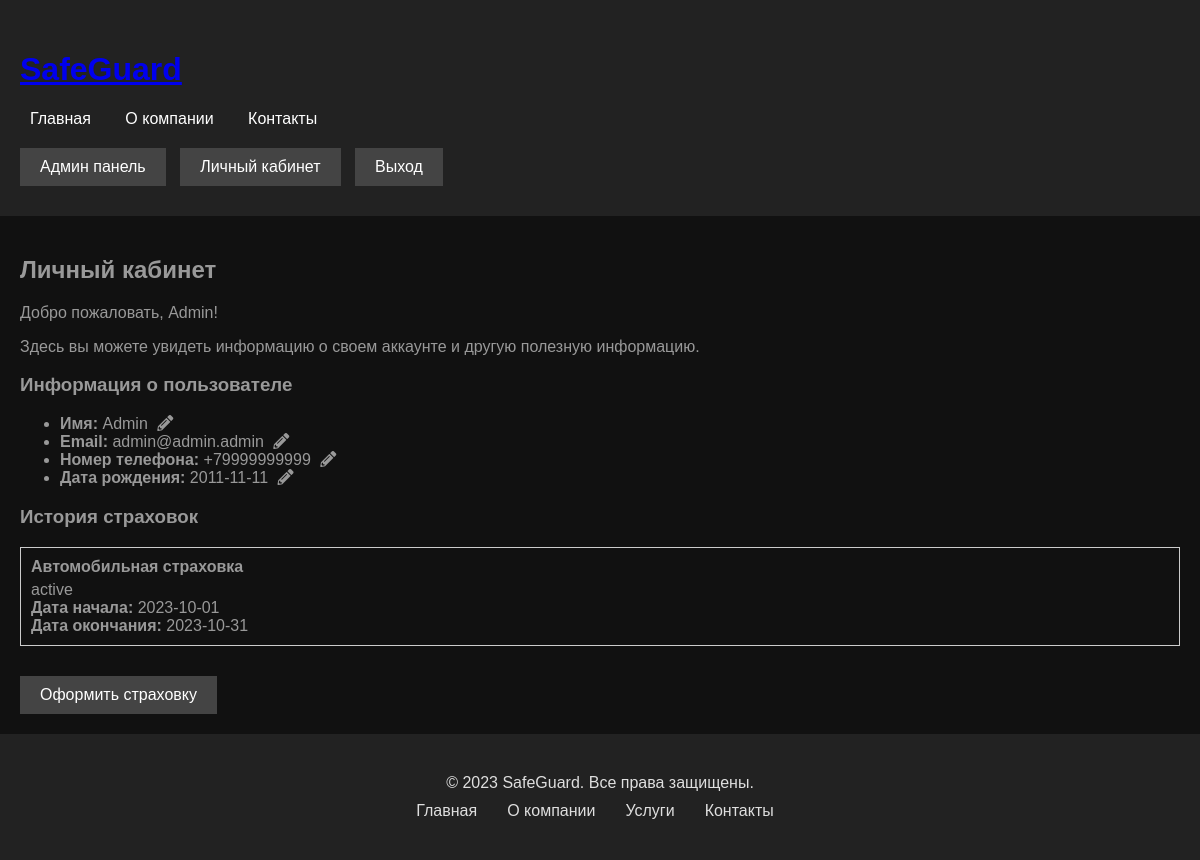
/dashboard.php (signed in), run on the app's committed database.
### tables this page shows
CREATE TABLE `users` (
  `id` int NOT NULL,
  `login` varchar(255) NOT NULL,
  `name` varchar(255) NOT NULL,
  `email` varchar(255) NOT NULL,
  `password` varchar(255) NOT NULL,
  `phone_number` varchar(20) NOT NULL,
  `date_of_birth` date NOT NULL
);

CREATE TABLE `insurance_history` (
  `id` int NOT NULL,
  `user_id` int NOT NULL,
  `insurance_type` varchar(255) NOT NULL,
  `status` enum('active','completed') NOT NULL,
  `start_date` date NOT NULL,
  `end_date` date DEFAULT NULL,
  `insurance_amount` decimal(10,2) NOT NULL DEFAULT '0.00',
  `payout_amount` decimal(10,2) NOT NULL DEFAULT '0.00'
);

### dashboard.php (the view, shortened to what this page needs)
<?php
$host = "localhost";
$username = "root";
$password = "";
$dbname = "tkvbd";
$conn = new mysqli($host, $username, $password, $dbname);
$username = $_SESSION['login'];
$userInfo = getUserInfo($conn, $username);
function getUserInfo($conn, $username) {
    $sql = "SELECT * FROM users WHERE login = '$username'";
    $result = $conn->query($sql);
    if ($result->num_rows > 0) {
        return $result->fetch_assoc();
    } else {
        return null;
    }
}
$insuranceHistory = getInsuranceHistory($conn, $username);
function getInsuranceHistory($conn, $username) {
    $sql = "SELECT * FROM insurance_history WHERE user_id = (SELECT id FROM users WHERE login = '$username')";
    $result = $conn->query($sql);
    $insuranceHistory = array();
    if ($result->num_rows > 0) {
        while ($row = $result->fetch_assoc()) {
            $insuranceHistory[] = $row;
        }
    }
    return $insuranceHistory;
}
?>
<!DOCTYPE html>
<html lang="ru">
<head>
    <link rel="stylesheet" href="style.css">
    <link rel="stylesheet" href="https://cdnjs.cloudflare.com/ajax/libs/font-awesome/5.15.3/css/all.min.css">
</head>
<body>
    <?php include 'header.php'; ?>
    <section class="dashboard">
        <div class="container">
            <h2>Личный кабинет</h2>
            <p>Добро пожаловать, <?php echo $userInfo['name']; ?>!</p>
            <p>Здесь вы можете увидеть информацию о своем аккаунте и другую полезную информацию.</p>
            <h3>Информация о пользователе</h3>
            <ul>
                <li><strong>Имя:</strong> <span class="value"><?php echo $userInfo['name']; ?></span>
                    <i class="fas fa-pencil-alt edit-icon"></i>
                </li>
                <li><strong>Email:</strong> <span class="value"><?php echo $userInfo['email']; ?></span>
                    <i class="fas fa-pencil-alt edit-icon"></i>
                </li>
                <li><strong>Номер телефона:</strong> <span class="value"><?php echo $userInfo['phone_number']; ?></span>
                    <i class="fas fa-pencil-alt edit-icon"></i>
                </li>
                <li><strong>Дата рождения:</strong> <span class="value"><?php echo $userInfo['date_of_birth']; ?></span>
                    <i class="fas fa-pencil-alt edit-icon"></i>
                </li>
            </ul>
            <h3>История страховок</h3>
            <?php if (!empty($insuranceHistory)) : ?>
                <div class="card-container">
                    <?php foreach ($insuranceHistory as $insurance) : ?>
                        <div class="card">
                            <div class="card-title"><?php echo $insurance['insurance_type']; ?></div>
                            <div class="card-status <?php echo ($insurance['status'] === 'Просрочено') ? 'expired' : ''; ?>">
                                <?php echo $insurance['status']; ?>
                            </div>
                            <div><strong>Дата начала:</strong> <?php echo $insurance['start_date']; ?></div>
                            <div><strong>Дата окончания:</strong> <?php echo $insurance['end_date']; ?></div>
                        </div>
                    <?php endforeach; ?>
                </div>
            <?php else : ?>
                <p>У вас пока нет истории страховок.</p>
            <?php endif; ?>
            <a href="insurance.php" class="btn">Оформить страховку</a>
        </div>
    </section>
    <?php include 'footer.php'; ?>
</body>
</html>

### header.php (shortened to what this page needs)
<?php
$loggedIn = false;
if (isset($_SESSION['loggedIn']) && $_SESSION['loggedIn']) {
    $loggedIn = true;
}
?>
<header class="header">
    <div class="container">
        <div class="logo">
            <h1><a href="index.php">SafeGuard</a></h1>
        </div>
        <nav>
            <ul>
                <li><a href="index.php">Главная</a></li>
                <li><a href="about.php">О компании</a></li>
                <li><a href="contact.php">Контакты</a></li>
            </ul>
            <?php if ($loggedIn) : ?>
                <ul class="login-register">
                    <?php if ($_SESSION['login'] === 'admin') : ?>
                        <li><a href="admin.php" class="btn">Админ панель</a></li>
                    <?php endif; ?>
                    <li><a href="dashboard.php" class="btn">Личный кабинет</a></li>
                    <li><a href="logout.php" class="btn">Выход</a></li>
                </ul>
            <?php endif; ?>
        </nav>
    </div>
</header>

### footer.php
<footer class="footer">
    <div class="container">
        <p>&copy; 2023 SafeGuard. Все права защищены.</p>
        <nav>
            <ul>
                <li><a href="index.php">Главная</a></li>
                <li><a href="about.php">О компании</a></li>
                <li><a href="index.php#services">Услуги</a></li>
                <li><a href="contact.php">Контакты</a></li>
            </ul>
        </nav>
    </div>
</footer>

### style.css (style rules this page uses)
body { font-family: Arial, sans-serif; margin: 0; padding: 0; color: #999; background-color: #111111; display: flex; flex-direction: column; min-height: 100vh; }
.container { flex: 1; max-width: 1200px; margin: 0 auto; padding: 20px; }
header { background-color: #222; color: #fff; padding: 10px 0; }
.logo { display: flex; align-items: center; }
nav ul { list-style: none; margin: 0; padding: 0; }
nav ul li { display: inline-block; margin-right: 10px; }
nav ul li a { color: #fff; text-decoration: none; padding: 5px 10px; transition: color 0.3s ease; }
.btn { display: inline-block; background-color: #444; color: #fff; padding: 10px 20px; text-decoration: none; margin-top: 20px; transition: background-color 0.3s ease; }
.footer { background-color: #222; color: #dfdfdf; padding: 20px 0; text-align: center; margin-top: auto; }
.footer p { margin: 0; }
.footer nav ul { display: flex; justify-content: center; margin-top: 10px; }
.footer nav ul li { margin-right: 10px; }
.footer nav ul li a { color: #dfdfdf; text-decoration: none; transition: color 0.3s ease; }

### dashboard.php (style rules this page uses)
.edit-icon { color: #999; cursor: pointer; margin-left: 5px; }
.card { border: 1px solid #ccc; padding: 10px; margin-bottom: 10px; }
.card-title { font-weight: bold; }
.card-status { margin-top: 5px; }

### data on the page
users: name "Admin", email "admin@admin.admin", phone_number "+79999999999", date_of_birth "2011-11-11"
insurance_history: insurance_type "Автомобильная страховка", status "active", start_date "2023-10-01", end_date "2023-10-31"
